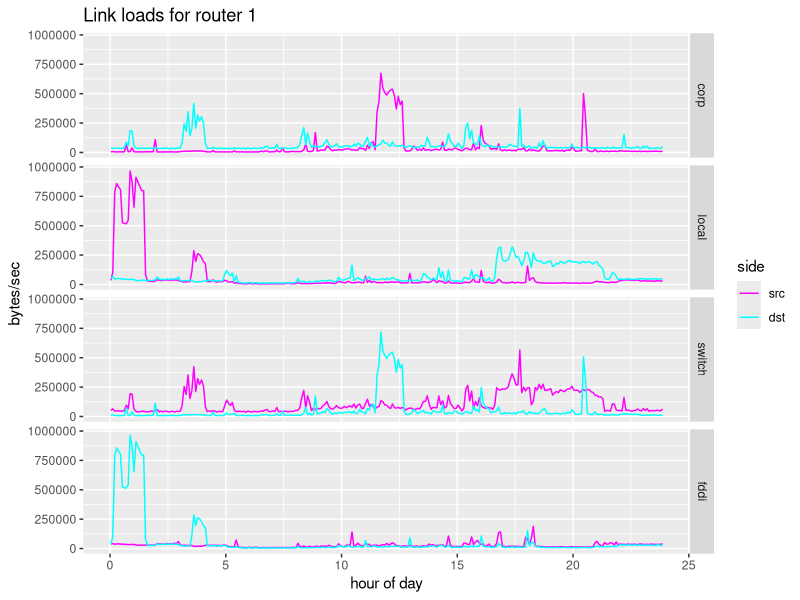
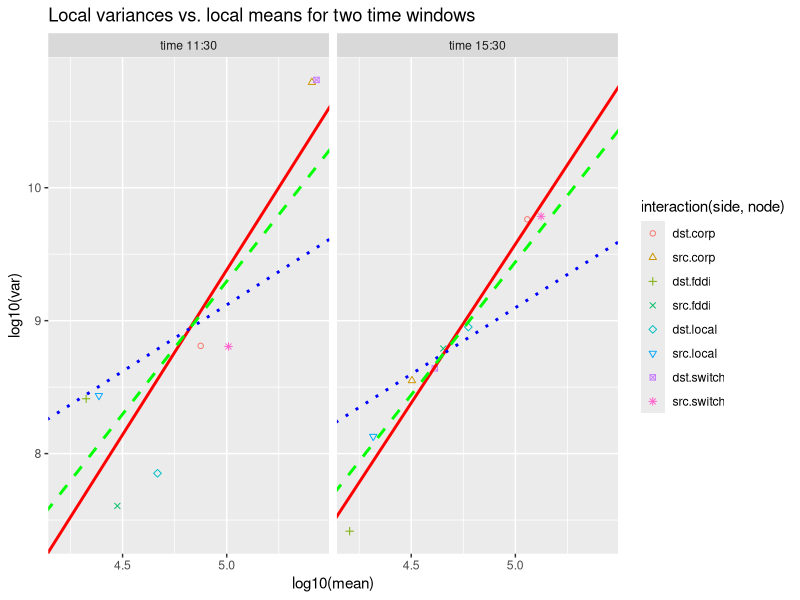
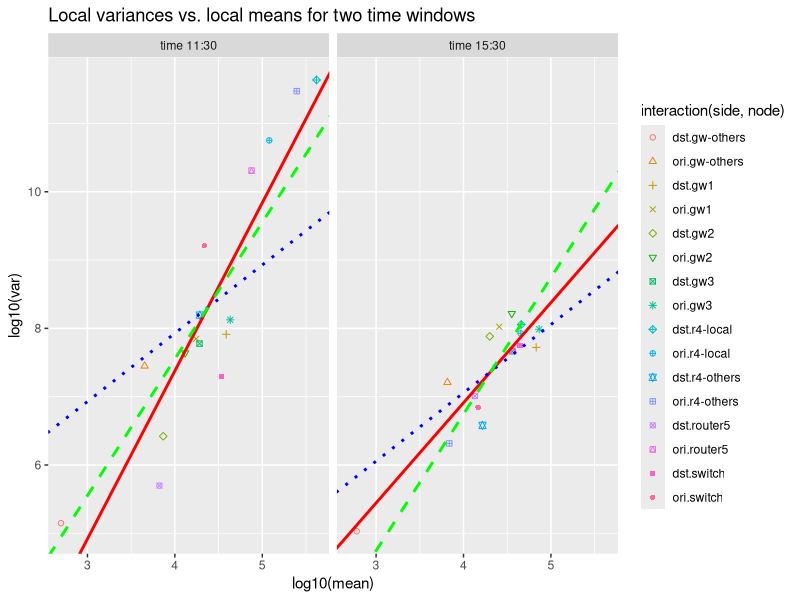

Here is the R script that generated these plots, in order:
library(ggplot2)

## Pset 5 quest 1 & 2

data <- read.table("./dat/1router_allcount.dat", header=T, sep=",")

## Q1

# Limit data to link loads
loads <- data[which(grepl("src", data$nme) | grepl("dst", data$nme)), ]

time <- gsub("\\)", "", gsub("\\(", "", loads$time))
time <- strptime(time, format="%m/%d/%Y %H:%M:%S")
hour <- format(time, "%H:%M")
hour.num <- sapply(strsplit(hour,":"),
       function(x) {
         x <- as.numeric(x)
         x[1]+x[2]/60
       }
)

load.df <- data.frame(side=matrix(unlist(strsplit(as.character(loads$nme), split=" ")), ncol=2, byrow=T)[, 1], 
                      node=matrix(unlist(strsplit(as.character(loads$nme), split=" ")), ncol=2, byrow=T)[, 2],
                      value=loads$value, hour.num=hour.num)

# Plot link loads in grid
load.df$side <- factor(load.df$side,
                       levels = c("src", "dst"))
load.df$node <- factor(load.df$node,
                       levels = c("corp", "local", "switch", "fddi"))

p <- ggplot(load.df, aes(hour.num, value, colour=side)) + 
  geom_line(aes(group=side)) + scale_colour_manual(values=c("magenta", "cyan")) +
  labs(title="Link loads for router 1") + xlab("hour of day") + ylab("bytes/sec")
p + facet_grid(node ~ .)

## Q2

load.df2 <- data.frame(side=matrix(unlist(strsplit(as.character(loads$nme), split=" ")), ncol=2, byrow=T)[, 1], 
                      node=matrix(unlist(strsplit(as.character(loads$nme), split=" ")), ncol=2, byrow=T)[, 2],
                      value=loads$value, hour=hour)

## Get restricted data frames
t1.low <- strptime("11:02", "%H:%M")
t1.high <- strptime("11:52", "%H:%M")
t2.low <- strptime("15:05", "%H:%M")
t2.high <- strptime("15:55", "%H:%M")

load.df_t1 = load.df2[which((strptime(load.df2$hour, format="%H:%M") >= t1.low)
                            & (strptime(load.df2$hour, format="%H:%M") <= t1.high)), ]


load.df_t2 = load.df2[which((strptime(load.df2$hour, format="%H:%M") >= t2.low)
                            & (strptime(load.df2$hour, format="%H:%M") <= t2.high)), ]

## Get means and sd

agg.mean_t1 <-aggregate(load.df_t1$value, by=list(load.df_t1$side, load.df_t1$node), 
                    FUN=mean, na.rm=TRUE)
agg.mean_t2 <-aggregate(load.df_t2$value, by=list(load.df_t2$side, load.df_t2$node), 
                        FUN=mean, na.rm=TRUE)

agg.var_t1 <- aggregate(load.df_t1$value, by=list(load.df_t1$side, load.df_t1$node), 
                     FUN=var, na.rm=TRUE)
agg.var_t2 <- aggregate(load.df_t2$value, by=list(load.df_t2$side, load.df_t2$node), 
                        FUN=var, na.rm=TRUE)

## Join and put on log scale
log.stats_t1 <- data.frame(time="time 11:30", side=agg.mean_t1[, 1], node=agg.mean_t1[, 2],
                           log.mean=log(agg.mean_t1[, 3], 10),
                           log.var= log(agg.var_t1[, 3], 10))

log.stats_t2 <- data.frame(time="time 15:30", side=agg.mean_t2[, 1], node=agg.mean_t2[, 2],
                           log.mean=log(agg.mean_t2[, 3], 10),
                           log.var= log(agg.var_t2[, 3], 10))

log.stats <- rbind(log.stats_t1, log.stats_t2)

# Get linear models
times <- c("time 11:30", "time 15:30")
lm_t1 <- lm(log.stats_t1$log.var ~ log.stats_t1$log.mean)
lm_t2 <- lm(log.stats_t2$log.var ~ log.stats_t2$log.mean)
coeff_lm <- data.frame(time=times, int=c(lm_t1$coefficients[1], lm_t2$coefficients[1]),
                       slope=c(lm_t1$coefficients[2], lm_t2$coefficients[2]))

# Slope 1
times <- c("time 11:30", "time 15:30")
int.1_t1 <- mean(log.stats_t1$log.var - log.stats_t1$log.mean)
int.1_t2 <- mean(log.stats_t2$log.var - log.stats_t2$log.mean)
coeff_lm.1 <- data.frame(time=times, int=c(int.1_t1, int.1_t2),
                       slope=c(1, 1))

# Slope 2
times <- c("time 11:30", "time 15:30")
int.2_t1 <- mean(log.stats_t1$log.var - 2 * log.stats_t1$log.mean)
int.2_t2 <- mean(log.stats_t2$log.var - 2 * log.stats_t2$log.mean)
coeff_lm.2 <- data.frame(time=times, int=c(int.2_t1, int.2_t2),
                         slope=c(2, 2))


p <- ggplot(log.stats, aes(log.mean, log.var, shape=interaction(side, node),
                           colour=interaction(side, node))) + 
  geom_point(aes(group=interaction(side, node))) +
  geom_abline(data=coeff_lm, aes(intercept=coeff_lm$int, slope=coeff_lm$slope),
              colour="red", size=1, linetype=1) +
  geom_abline(data=coeff_lm.1, aes(intercept=coeff_lm.1$int, slope=coeff_lm.1$slope),
              colour="blue", size=1, linetype=3) +
  geom_abline(data=coeff_lm.2, aes(intercept=coeff_lm.2$int, slope=coeff_lm.2$slope),
              colour="green", size=1, linetype=2) +
  scale_shape_manual(values=1:8) +
  labs(title="Local variances vs. local means for two time windows") + xlab("log10(mean)") + ylab("log10(var)")
p + facet_grid(. ~ time)

## Same for second data set

data2 <- read.table("./dat/2router_linkcount.dat", header=T, sep=",")

time2 <- gsub("\\)", "", gsub("\\(", "", data2$time))
time2 <- strptime(time2, format="%m/%d/%Y %H:%M:%S")
hour2 <- format(time2, "%H:%M")

data2.df <- data.frame(side=matrix(unlist(strsplit(as.character(data2$nme), split=" ")), ncol=2, byrow=T)[, 1], 
                       node=matrix(unlist(strsplit(as.character(data2$nme), split=" ")), ncol=2, byrow=T)[, 2],
                       value=data2$value, hour=hour2)

## Get restricted data frames
t1.low2 <- strptime("11:02", "%H:%M")
t1.high2 <- strptime("11:52", "%H:%M")
t2.low2 <- strptime("15:05", "%H:%M")
t2.high2 <- strptime("15:55", "%H:%M")

data2.df_t1 = data2.df[which((strptime(data2.df$hour, format="%H:%M") >= t1.low2)
                            & (strptime(data2.df$hour, format="%H:%M") <= t1.high2)), ]


data2.df_t2 = data2.df[which((strptime(data2.df$hour, format="%H:%M") >= t2.low2)
                            & (strptime(data2.df$hour, format="%H:%M") <= t2.high2)), ]

## Get means and sd

agg.mean2_t1 <-aggregate(data2.df_t1$value, by=list(data2.df_t1$side, data2.df_t1$node), 
                        FUN=mean, na.rm=TRUE)
agg.mean2_t2 <-aggregate(data2.df_t2$value, by=list(data2.df_t2$side, data2.df_t2$node), 
                        FUN=mean, na.rm=TRUE)

agg.var2_t1 <- aggregate(data2.df_t1$value, by=list(data2.df_t1$side, data2.df_t1$node), 
                        FUN=var, na.rm=TRUE)
agg.var2_t2 <- aggregate(data2.df_t2$value, by=list(data2.df_t2$side, data2.df_t2$node), 
                        FUN=var, na.rm=TRUE)

## Join and put on log scale
log.stats2_t1 <- data.frame(time="time 11:30", side=agg.mean2_t1[, 1], node=agg.mean2_t1[, 2],
                           log.mean=log(agg.mean2_t1[, 3], 10),
                           log.var= log(agg.var2_t1[, 3], 10))

log.stats2_t2 <- data.frame(time="time 15:30", side=agg.mean2_t2[, 1], node=agg.mean2_t2[, 2],
                           log.mean=log(agg.mean2_t2[, 3], 10),
                           log.var= log(agg.var2_t2[, 3], 10))

log.stats2 <- rbind(log.stats2_t1, log.stats2_t2)

# Get linear models
times <- c("time 11:30", "time 15:30")
lm2_t1 <- lm(log.stats2_t1$log.var ~ log.stats2_t1$log.mean)
lm2_t2 <- lm(log.stats2_t2$log.var ~ log.stats2_t2$log.mean)
coeff2_lm <- data.frame(time=times, int=c(lm2_t1$coefficients[1], lm2_t2$coefficients[1]),
                       slope=c(lm2_t1$coefficients[2], lm2_t2$coefficients[2]))

# Slope 1
times <- c("time 11:30", "time 15:30")
int2.1_t1 <- mean(log.stats2_t1$log.var - log.stats2_t1$log.mean)
int2.1_t2 <- mean(log.stats2_t2$log.var - log.stats2_t2$log.mean)
coeff2_lm.1 <- data.frame(time=times, int=c(int2.1_t1, int2.1_t2),
                         slope=c(1, 1))

# Slope 2
times <- c("time 11:30", "time 15:30")
int2.2_t1 <- mean(log.stats2_t1$log.var - 2 * log.stats2_t1$log.mean)
int2.2_t2 <- mean(log.stats2_t2$log.var - 2 * log.stats2_t2$log.mean)
coeff2_lm.2 <- data.frame(time=times, int=c(int2.2_t1, int2.2_t2),
                         slope=c(2, 2))


p <- ggplot(log.stats2, aes(log.mean, log.var, shape=interaction(side, node),
                           colour=interaction(side, node))) + 
  geom_point(aes(group=interaction(side, node))) +
  geom_abline(data=coeff2_lm, aes(intercept=coeff2_lm$int, slope=coeff2_lm$slope),
              colour="red", size=1, linetype=1) +
  geom_abline(data=coeff2_lm.1, aes(intercept=coeff2_lm.1$int, slope=coeff2_lm.1$slope),
              colour="blue", size=1, linetype=3) +
  geom_abline(data=coeff2_lm.2, aes(intercept=coeff2_lm.2$int, slope=coeff2_lm.2$slope),
              colour="green", size=1, linetype=2) +
  scale_shape_manual(values=1:16) +
  labs(title="Local variances vs. local means for two time windows") + xlab("log10(mean)") + ylab("log10(var)")
p + facet_grid(. ~ time)